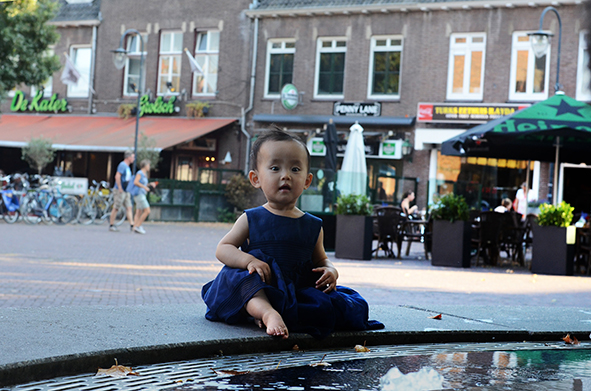
#> input picture biomedical_image_assay/Resources/domi3.jpg, 591 x 391 px
$ python kernelp.py
#> lines starting #> are read from the running program, lines starting #| are printed output that depends on the picture
#> further down, img is the input picture: shape (391, 591, 3); mean B, G, R 125.3, 119.4, 112.1
import cv2 as cv
import numpy as np


def bilinear_interpolation(image, dimension):
    '''Bilinear interpolation method to convert small image to original image
    Parameters:
    img (numpy.ndarray): Small image
    dimension (tuple): resizing image dimension
    Returns:
    numpy.ndarray: Resized image
    '''
#> called with dimension = (500, 500)
    height = image.shape[0]
#> height = 391
    width = image.shape[1]
#> width = 591

    scale_x = (width)/(dimension[1])
#> scale_x = 1.18
    scale_y = (height)/(dimension[0])
#> scale_y = 0.782

    new_image = np.zeros((dimension[0], dimension[1], image.shape[2]))

    for k in range(3):
        for i in range(dimension[0]):
            for j in range(dimension[1]):
                x = (j+0.5) * (scale_x) - 0.5
                y = (i+0.5) * (scale_y) - 0.5

                x_int = int(x)
                y_int = int(y)

                # Prevent crossing
                x_int = min(x_int, width-2)
                y_int = min(y_int, height-2)

                x_diff = x - x_int
                y_diff = y - y_int

                a = image[y_int, x_int, k]
                b = image[y_int, x_int+1, k]
                c = image[y_int+1, x_int, k]
                d = image[y_int+1, x_int+1, k]

                pixel = a*(1-x_diff)*(1-y_diff) + b*(x_diff) * \
                    (1-y_diff) + c*(1-x_diff) * (y_diff) + d*x_diff*y_diff

                new_image[i, j, k] = pixel.astype(np.uint8)
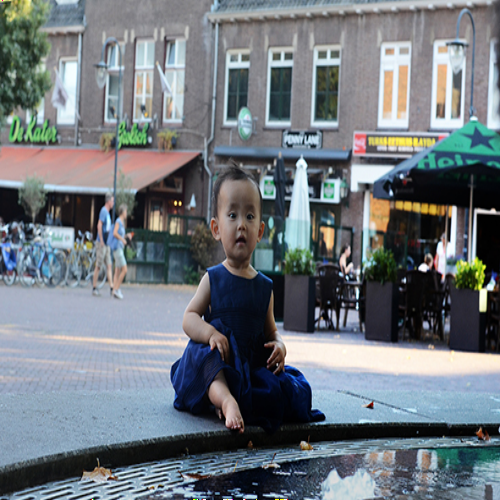
#> new_image: shape (500, 500, 3) float64; mean B, G, R 124.8, 119, 111.7

    return new_image


img = cv.imread('../Resources/domi3.jpg')
cv.imshow('Origin',img)
out = bilinear_interpolation(img,dimension=(500,500))
cv.imshow('Resized',out)
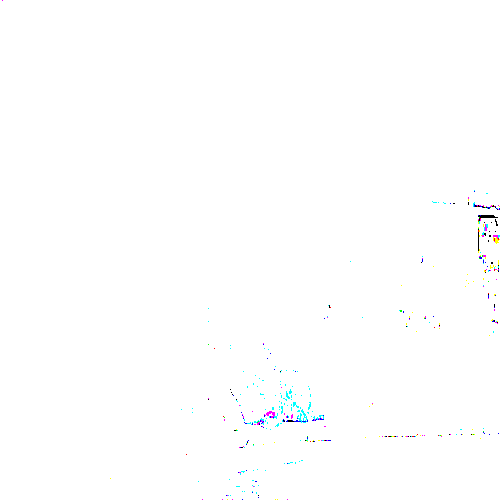
#> window 'Resized': shape (500, 500, 3); mean B, G, R 254.6, 254.5, 254.2
cv.waitKey()
